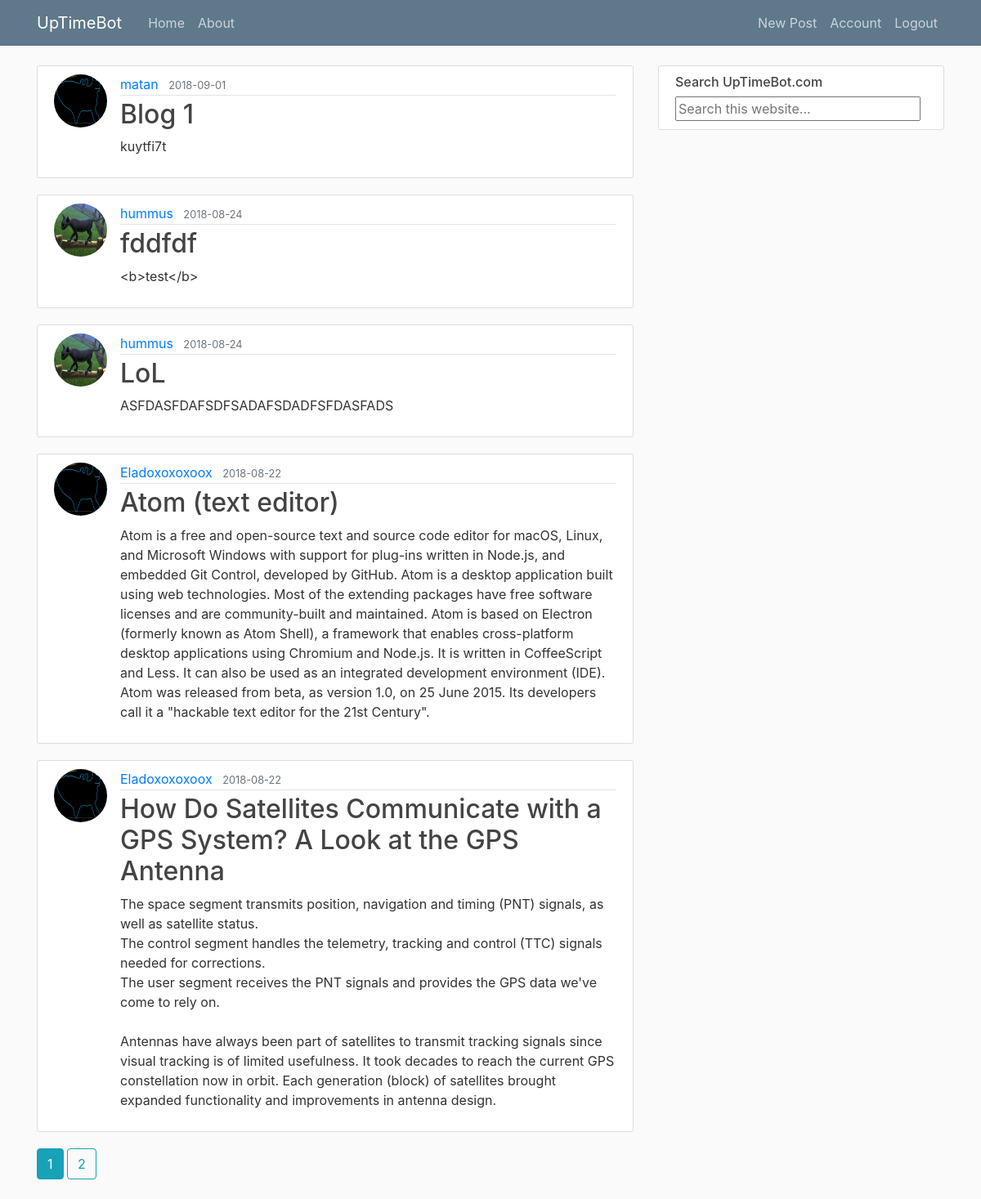
Screenshot of /home (signed in) with the database file from the repository.
### myFlask/models.py (models this page shows, shortened)
class Post(db.Model):
    id = db.Column(db.Integer, primary_key=True)
    title = db.Column(db.String(100), nullable=False)
    date_posted = db.Column(db.DateTime, nullable=False,
                            default=datetime.utcnow)
    content = db.Column(db.Text, nullable=False)
    user_id = db.Column(db.Integer, db.ForeignKey('user.id'), nullable=False)

class User(db.Model, UserMixin):
    id = db.Column(db.Integer, primary_key=True)
    username = db.Column(db.String(20), unique=True, nullable=False)
    email = db.Column(db.String(120), unique=True, nullable=False)
    image_file = db.Column(db.String(20), nullable=False,
                           default='default.png')
    password = db.Column(db.String(60), nullable=False)
    posts = db.relationship('Post', backref='author', lazy=True)

### myFlask/routes.py (the view)
@app.route("/")
@app.route("/home")
def home():
    page = request.args.get('page', 1, type=int)
    posts = Post.query.order_by(
        Post.date_posted.desc()).paginate(page=page, per_page=5)
    return render_template("home.html", posts=posts)

### myFlask/models.py (called while the page is built)
@login_manager.user_loader
def load_user(user_id):
    return User.query.get(int(user_id))

### myFlask/templates/home.html
{% extends "layout.html" %}
{% block content %}
  {% for post in posts.items %}
    <article class="media content-section">
      <img class="rounded-circle article-img" src="{{ url_for('static', filename='profile_pics/' + post.author.image_file) }}">
      <div class="media-body">
        <div class="article-metadata">
          <a href="{{ url_for('user_posts', username=post.author.username) }}" class="mr-2">{{ post.author.username }}</a>
          <small class="text-muted"> {{ post.date_posted.strftime('%Y-%m-%d') }}</small>
        </div>
        <h2><a href="{{ url_for('post', post_id=post.id) }}" class="article-title">{{ post.title }}</a></h2>
        <p class="article-content">{{ post.content }}</p>
      </div>
    </article>
  {% endfor %}
  {% for page_num in posts.iter_pages(left_edge=1, right_edge=1, left_current=1, right_current=2) %}
    {% if page_num %}
      {% if posts.page == page_num %}
        <a class="btn btn-info mb-4" href="{{ url_for('home', page=page_num) }}">{{ page_num }}</a>
      {% else %}
        <a class="btn btn-outline-info mb-4" href="{{ url_for('home', page=page_num) }}">{{ page_num }}</a>
      {% endif %}
    {% else %}
      ...
    {% endif%}
  {% endfor %}
{% endblock content %}

### myFlask/static/main.css (style rules this page uses)
body { background: #fafafa; color: #333333; margin-top: 5rem; }
h1, h2, h3, h4, h5, h6 { color: #444444; }
.content-section { background: #ffffff; padding: 10px 20px; border: 1px solid #dddddd; border-radius: 3px; margin-bottom: 20px; }
.article-title { color: #444444; }
.article-content { white-space: pre-line; }
.article-img { height: 65px; width: 65px; margin-right: 16px; }
.article-metadata { padding-bottom: 1px; margin-bottom: 4px; border-bottom: 1px solid #e3e3e3; }

### rows the page displays
Post: image_file (picture), author.username "matan", date_posted "2018-09-01", title "Blog 1", content "kuytfi7t"
Post: image_file (picture), author.username "hummus", date_posted "2018-08-24", title "fddfdf", content "<b>test</b>"
Post: image_file (picture), author.username "hummus", date_posted "2018-08-24", title "LoL", content "ASFDASFDAFSDFSADAFSDADFSFDASFADS"
Post: image_file (picture), author.username "Eladoxoxoxoox", date_posted "2018-08-22", title "Atom (text editor)", content "Atom is a free and open-source text and source code editor for macOS, Linux, and Microsoft Windows with support for plug-ins written in Node.js, and embedded Git Control, developed by GitHub. Atom is a desktop application built using web technologies. Most of the extending packages have free software licenses and are community-built and maintained. Atom is based on Electron (formerly known as Atom Shell), a framework that enables cross-platform desktop applications using Chromium and Node.js. It is written in CoffeeScript and Less. It can also be used as an integrated development environment (IDE). Atom was released from beta, as version 1.0, on 25 June 2015. Its developers call it a…"
Post: image_file (picture), author.username "Eladoxoxoxoox", date_posted "2018-08-22", title "How Do Satellites Communicate with a GPS System? A Look at the GPS Antenna", content "The space segment transmits position, navigation and timing (PNT) signals, as well as satellite status. The control segment handles the telemetry, tracking and control (TTC) signals needed for corrections. The user segment receives the PNT signals and provides the GPS data we've come to rely on. Antennas have always been part of satellites to transmit tracking signals since visual tracking is of limited usefulness. It took decades to reach the current GPS constellation now in orbit. Each generation (block) of satellites brought expanded functionality and improvements in antenna design."

### other values shown
{{ page_num }} "1"
{{ page_num }} "2"
